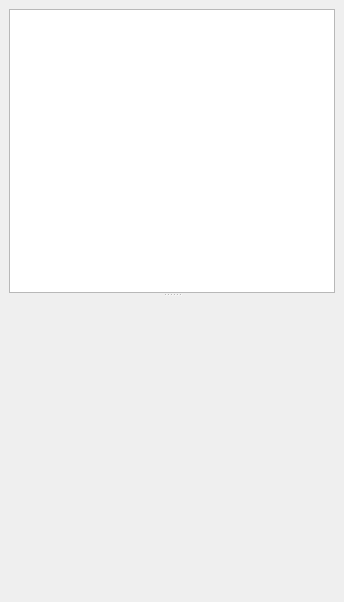
<?xml version="1.0" encoding="UTF-8"?>
<ui version="4.0">
 <class>DockWidget</class>
 <widget class="QDockWidget" name="DockWidget">
  <property name="geometry">
   <rect>
    <x>0</x>
    <y>0</y>
    <width>344</width>
    <height>602</height>
   </rect>
  </property>
  <property name="floating">
   <bool>false</bool>
  </property>
  <property name="allowedAreas">
   <set>Qt::LeftDockWidgetArea|Qt::RightDockWidgetArea</set>
  </property>
  <property name="windowTitle">
   <string>&amp;GeoGig Navigator</string>
  </property>
  <widget class="QWidget" name="dockWidgetContents">
   <layout class="QVBoxLayout" name="verticalLayout">
    <item>
     <widget class="QSplitter" name="splitter">
      <property name="orientation">
       <enum>Qt::Vertical</enum>
      </property>
      <widget class="QTreeWidget" name="repoTree">
       <property name="contextMenuPolicy">
        <enum>Qt::CustomContextMenu</enum>
       </property>
       <property name="horizontalScrollBarPolicy">
        <enum>Qt::ScrollBarAsNeeded</enum>
       </property>
       <property name="selectionMode">
        <enum>QAbstractItemView::SingleSelection</enum>
       </property>
       <property name="selectionBehavior">
        <enum>QAbstractItemView::SelectRows</enum>
       </property>
       <property name="uniformRowHeights">
        <bool>true</bool>
       </property>
       <attribute name="headerVisible">
        <bool>false</bool>
       </attribute>
       <attribute name="headerStretchLastSection">
        <bool>true</bool>
       </attribute>
       <column>
        <property name="text">
         <string notr="true">1</string>
        </property>
       </column>
      </widget>
      <widget class="QWidget" name="descriptionWidget" native="true">
       <property name="minimumSize">
        <size>
         <width>0</width>
         <height>200</height>
        </size>
       </property>
      </widget>
     </widget>
    </item>
   </layout>
  </widget>
  <action name="actionAddGeoGigServer">
   <property name="text">
    <string>Add GeoGig server</string>
   </property>
   <property name="toolTip">
    <string>Add GeoGig server</string>
   </property>
  </action>
  <action name="actionShowFilter">
   <property name="checkable">
    <bool>true</bool>
   </property>
   <property name="text">
    <string>Show Filter</string>
   </property>
   <property name="toolTip">
    <string>Show Filter</string>
   </property>
  </action>
  <action name="actionRefresh">
   <property name="text">
    <string>Refresh</string>
   </property>
   <property name="toolTip">
    <string>Refresh</string>
   </property>
  </action>
  <action name="actionAddLayer">
   <property name="text">
    <string>Add layer to repository...</string>
   </property>
   <property name="toolTip">
    <string>Add layer to repository...</string>
   </property>
  </action>
  <action name="actionDelete">
   <property name="text">
    <string>Remove</string>
   </property>
   <property name="toolTip">
    <string>Remove selected element</string>
   </property>
  </action>
  <action name="actionCreateRepository">
   <property name="text">
    <string>Create new repository</string>
   </property>
   <property name="toolTip">
    <string>Create new repository</string>
   </property>
  </action>
  <action name="actionEdit">
   <property name="text">
    <string>Edit</string>
   </property>
  </action>
  <action name="actionHelp">
   <property name="text">
    <string>Help</string>
   </property>
   <property name="toolTip">
    <string>Help</string>
   </property>
  </action>
  <action name="actionManageRemotes">
   <property name="text">
    <string>Manage remotes</string>
   </property>
   <property name="toolTip">
    <string>Manage remotes</string>
   </property>
  </action>
  <action name="actionPull">
   <property name="text">
    <string>Pull</string>
   </property>
   <property name="toolTip">
    <string>Pull from remote</string>
   </property>
  </action>
  <action name="actionPush">
   <property name="text">
    <string>Push</string>
   </property>
   <property name="toolTip">
    <string>Push to remote</string>
   </property>
  </action>
 </widget>
 <resources/>
 <connections/>
</ui>
